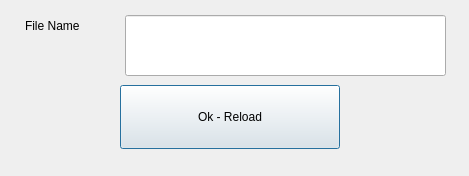
<?xml version="1.0" encoding="UTF-8"?>
<ui version="4.0">
 <class>getStringDialog</class>
 <widget class="QDialog" name="getStringDialog">
  <property name="geometry">
   <rect>
    <x>0</x>
    <y>0</y>
    <width>469</width>
    <height>176</height>
   </rect>
  </property>
  <property name="windowTitle">
   <string>Dialog</string>
  </property>
  <widget class="QLabel" name="boxLabel">
   <property name="geometry">
    <rect>
     <x>25</x>
     <y>10</y>
     <width>81</width>
     <height>31</height>
    </rect>
   </property>
   <property name="text">
    <string>File Name</string>
   </property>
  </widget>
  <widget class="QPushButton" name="okButton">
   <property name="geometry">
    <rect>
     <x>120</x>
     <y>85</y>
     <width>220</width>
     <height>64</height>
    </rect>
   </property>
   <property name="text">
    <string>Ok - Reload</string>
   </property>
  </widget>
  <widget class="QLineEdit" name="textValueBox">
   <property name="geometry">
    <rect>
     <x>125</x>
     <y>15</y>
     <width>321</width>
     <height>61</height>
    </rect>
   </property>
  </widget>
 </widget>
 <resources/>
 <connections/>
</ui>
